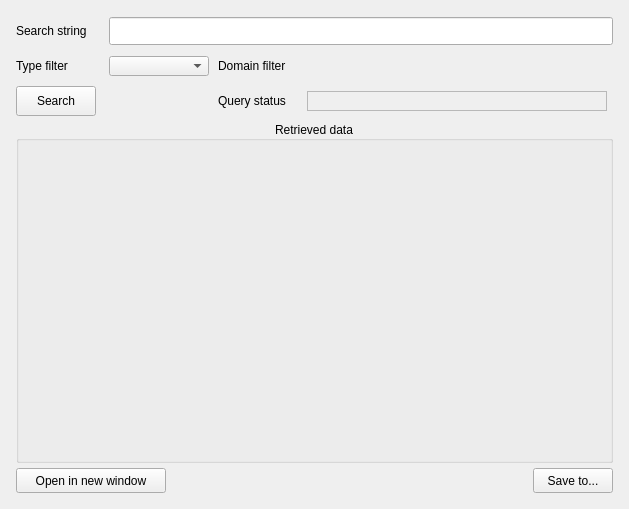
      <widget class="QWidget" name="OpenSearch_tab">
       <property name="minimumSize">
        <size>
         <width>500</width>
         <height>485</height>
        </size>
       </property>
       <attribute name="title">
        <string>Open search in all bSDD</string>
       </attribute>
       <attribute name="toolTip">
        <string>&lt;html&gt;&lt;head/&gt;&lt;body&gt;&lt;p&gt;Search the bSDD database using free text, and get a list of all Classifications and/or Properties matching the text. User can filter the results to show only Classifications or only Properties. It performs the method &amp;quot;&lt;span style=&quot; font-weight:700;&quot;&gt;/api/TextSearchListOpen/v5&lt;/span&gt;&amp;quot;&lt;/p&gt;&lt;/body&gt;&lt;/html&gt;</string>
       </attribute>
       <layout class="QGridLayout" name="gridLayout_11">
        <item row="0" column="0">
         <layout class="QGridLayout" name="gridLayout_3">
          <property name="sizeConstraint">
           <enum>QLayout::SetMinimumSize</enum>
          </property>
          <property name="leftMargin">
           <number>5</number>
          </property>
          <property name="topMargin">
           <number>5</number>
          </property>
          <property name="rightMargin">
           <number>5</number>
          </property>
          <property name="bottomMargin">
           <number>5</number>
          </property>
          <property name="spacing">
           <number>5</number>
          </property>
          <item row="3" column="2">
           <widget class="QLabel" name="OpenSearch_DomainFilter_label">
            <property name="text">
             <string>Domain filter</string>
            </property>
           </widget>
          </item>
          <item row="3" column="0">
           <widget class="QLabel" name="OpenSearch_Filter_label">
            <property name="minimumSize">
             <size>
              <width>80</width>
              <height>30</height>
             </size>
            </property>
            <property name="maximumSize">
             <size>
              <width>80</width>
              <height>30</height>
             </size>
            </property>
            <property name="text">
             <string>Type filter</string>
            </property>
            <property name="wordWrap">
             <bool>true</bool>
            </property>
           </widget>
          </item>
          <item row="3" column="1">
           <widget class="QComboBox" name="OpenSearch_Filter_comboBox">
            <property name="minimumSize">
             <size>
              <width>100</width>
              <height>20</height>
             </size>
            </property>
            <property name="maximumSize">
             <size>
              <width>100</width>
              <height>20</height>
             </size>
            </property>
            <property name="maxVisibleItems">
             <number>3</number>
            </property>
            <property name="maxCount">
             <number>3</number>
            </property>
           </widget>
          </item>
          <item row="5" column="0" colspan="4">
           <widget class="QGroupBox" name="OpenSearch_JSONViewerHolder_groupBox">
            <property name="minimumSize">
             <size>
              <width>597</width>
              <height>301</height>
             </size>
            </property>
            <property name="font">
             <font>
              <pointsize>9</pointsize>
              <bold>false</bold>
              <underline>false</underline>
             </font>
            </property>
            <property name="title">
             <string>Retrieved data</string>
            </property>
            <property name="alignment">
             <set>Qt::AlignCenter</set>
            </property>
            <layout class="QHBoxLayout" name="horizontalLayout_4">
             <item>
              <widget class="QWidget" name="OpenSearch_JSONViewerHolder_widget" native="true">
               <property name="minimumSize">
                <size>
                 <width>597</width>
                 <height>301</height>
                </size>
               </property>
              </widget>
             </item>
            </layout>
           </widget>
          </item>
          <item row="4" column="2">
           <widget class="QLabel" name="OpenSearch_QuerryStatus_label">
            <property name="enabled">
             <bool>true</bool>
            </property>
            <property name="minimumSize">
             <size>
              <width>80</width>
              <height>30</height>
             </size>
            </property>
            <property name="maximumSize">
             <size>
              <width>80</width>
              <height>30</height>
             </size>
            </property>
            <property name="text">
             <string>Query status</string>
            </property>
           </widget>
          </item>
          <item row="1" column="1" colspan="3">
           <widget class="QLineEdit" name="OpenSearch_SearchTextString_lineEdit">
            <property name="minimumSize">
             <size>
              <width>300</width>
              <height>25</height>
             </size>
            </property>
            <property name="maximumSize">
             <size>
              <width>600</width>
              <height>28</height>
             </size>
            </property>
           </widget>
          </item>
          <item row="3" column="3">
           <widget class="QWidget" name="OpenSearch_CheckComboBoxHolder_widget" native="true"/>
          </item>
          <item row="6" column="0" colspan="2" alignment="Qt::AlignLeft">
           <widget class="QPushButton" name="OpenSearch_OpenInNewWindow_pushButton">
            <property name="minimumSize">
             <size>
              <width>150</width>
              <height>25</height>
             </size>
            </property>
            <property name="maximumSize">
             <size>
              <width>150</width>
              <height>25</height>
             </size>
            </property>
            <property name="toolTip">
             <string>&lt;html&gt;&lt;head/&gt;&lt;body&gt;&lt;p&gt;Open data in new window for better visualization&lt;/p&gt;&lt;/body&gt;&lt;/html&gt;</string>
            </property>
            <property name="text">
             <string>Open in new window</string>
            </property>
           </widget>
          </item>
          <item row="1" column="0">
           <widget class="QLabel" name="OpenSearch_DataStructure_label">
            <property name="minimumSize">
             <size>
              <width>80</width>
              <height>30</height>
             </size>
            </property>
            <property name="maximumSize">
             <size>
              <width>80</width>
              <height>30</height>
             </size>
            </property>
            <property name="text">
             <string>Search string</string>
            </property>
            <property name="wordWrap">
             <bool>true</bool>
            </property>
           </widget>
          </item>
          <item row="4" column="0">
           <widget class="QPushButton" name="OpenSearch_Search_pushButton">
            <property name="minimumSize">
             <size>
              <width>80</width>
              <height>30</height>
             </size>
            </property>
            <property name="maximumSize">
             <size>
              <width>80</width>
              <height>30</height>
             </size>
            </property>
            <property name="text">
             <string>Search</string>
            </property>
           </widget>
          </item>
          <item row="4" column="3">
           <widget class="QLabel" name="OpenSearch_QuerryStatusResult_label">
            <property name="minimumSize">
             <size>
              <width>300</width>
              <height>20</height>
             </size>
            </property>
            <property name="maximumSize">
             <size>
              <width>150</width>
              <height>20</height>
             </size>
            </property>
            <property name="autoFillBackground">
             <bool>false</bool>
            </property>
            <property name="styleSheet">
             <string notr="true"/>
            </property>
            <property name="frameShape">
             <enum>QFrame::StyledPanel</enum>
            </property>
            <property name="frameShadow">
             <enum>QFrame::Sunken</enum>
            </property>
            <property name="text">
             <string/>
            </property>
           </widget>
          </item>
          <item row="6" column="3" alignment="Qt::AlignRight">
           <widget class="QPushButton" name="OpenSearch_SaveTo_pushButton">
            <property name="minimumSize">
             <size>
              <width>80</width>
              <height>25</height>
             </size>
            </property>
            <property name="maximumSize">
             <size>
              <width>80</width>
              <height>25</height>
             </size>
            </property>
            <property name="text">
             <string>Save to...</string>
            </property>
           </widget>
          </item>
         </layout>
        </item>
       </layout>
      </widget>
